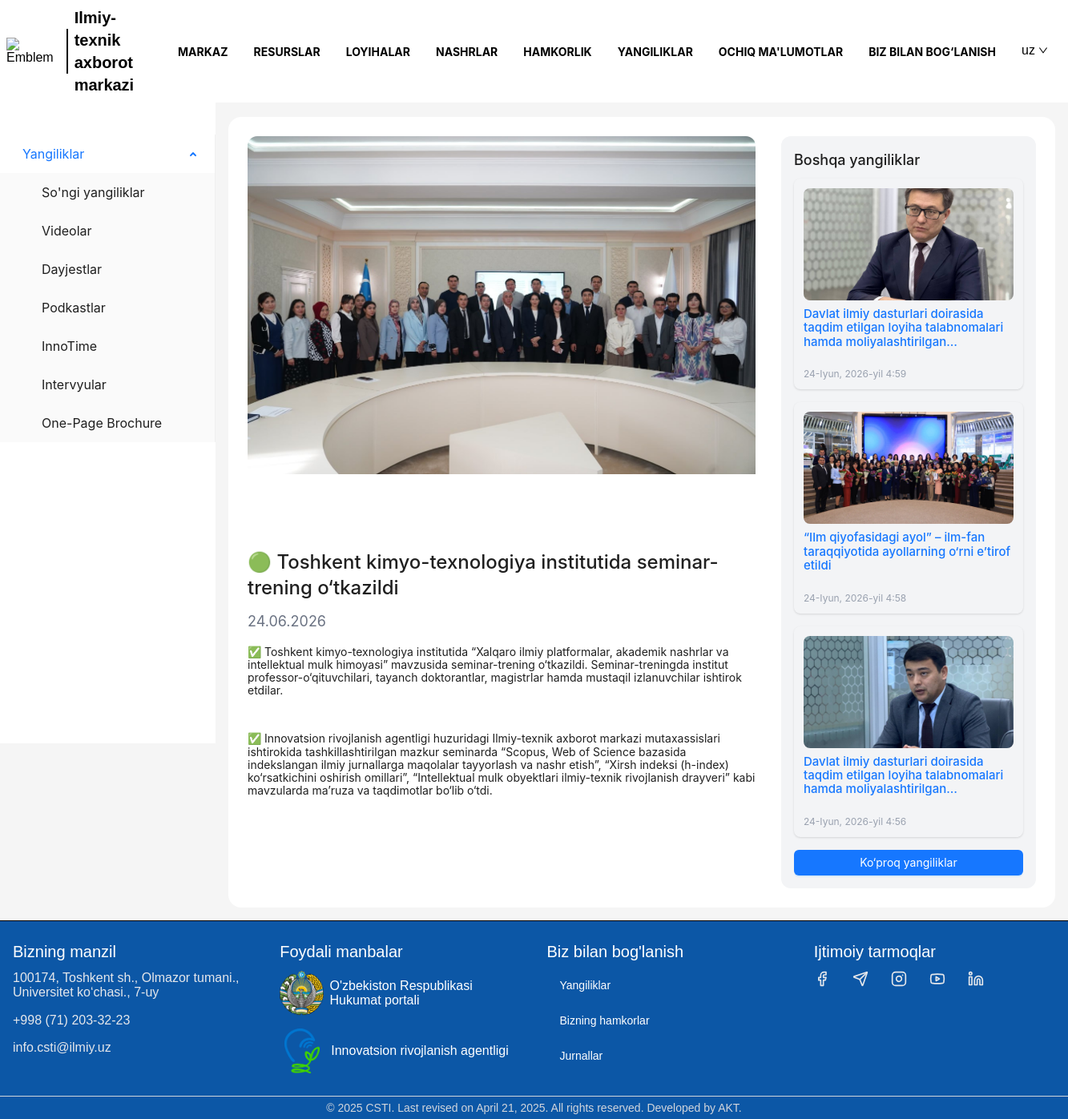
/new/6/, run on the app's committed database.
### infoNet/models.py (models this page shows, shortened)
class News(models.Model):
    title = models.CharField(max_length=255)
    content = RichTextUploadingField()
    time_creation = models.DateTimeField(auto_now_add=True)
    class Meta:
        ordering = ['-time_creation']

class NewsPhotos(models.Model):
    news_id = models.ForeignKey("News", on_delete=models.CASCADE, related_name="photos")
    photo = models.ImageField(upload_to="News/", blank=True)

### infoNet/views.py (the view)
# urls.py: path('new/<int:id>/', New.as_view(), name='new'),
class New(Base):
    model = News
    template_name = 'new.html'
    def get_context_data(self, **kwargs):
        context = super().get_context_data(**kwargs)
        context['side_list'] = context['menu']['Yangiliklar']
        context['right_side'] = News.objects.order_by('-time_creation')
        return context
    def get_queryset(self):
        query = super().get_queryset()
        return query.get(pk=int(self.kwargs['id']))

### infoNet/templatetags/app_tags.py (called while the page is built)
@register.simple_tag()
def get_contact_info():
    contact_info = {
            "Email":{"txt": "info.csti@ilmiy.uz", 'type':'email', 'link':"info.csti@ilmiy.uz"},
            "Telefon":{"txt": "+998 (71) 203-32-23", 'type':'tel', 'link':'998712033223'},
            "Manzil": {"txt": "100174, Toshkent sh., Olmazor tumani., Universitet ko‘chasi., 7-uy", 'type':None, 'link':None}
        }
    return contact_info

@register.inclusion_tag('tags/linkget.html')
def check_link(element, text, arg=None):
    return {'el':element, 'text': text, 'arg': arg}

@register.inclusion_tag('tags/picture_changer.html')
def change_photo(photo):
    return {'photos': photo}

### infoNet/views.py (called while the page is built)
    def get_context_data(self, **kwargs):
        context = super().get_context_data(**kwargs)
        context['menu'] = self.menu
        context['numbers'] = [1, 2, 4, 16]
        context['lang'] = self.request.LANGUAGE_CODE
        return context

### infoNet/templates/new.html (shortened to what this page needs)
{% extends 'full_container.html' %}
{% load i18n %}
{% load app_tags %}
{% block contain %}
<div class="p-6 bg-white rounded-2xl mt-4">
<div class="flex flex-col md:flex-row gap-8 ">
<div class="md:w-2/3">
<div class="relative w-full rounded-xl overflow-hidden group">
<div class="relative w-full h-[300px] md:h-[500px] overflow-hidden">
<div class="absolute inset-0 transition-opacity duration-500 opacity-100">
<div class="ant-image css-cdzvx5">
<img  id="newspic" alt="News image 1" class="ant-image-img w-full h-full object-cover css-cdzvx5" src="{{ content.photos.all.0.photo.url }}">
</div>
</div>
</div>
<div class="absolute bottom-4 left-1/2 -translate-x-1/2 flex gap-2 z-10">
<button class="w-2 h-2 rounded-full transition-all duration-300 bg-white w-6" aria-label="Go to image 1">
</button>
<button class="w-2 h-2 rounded-full transition-all duration-300 bg-white/50 hover:bg-white/75" aria-label="Go to image 2">
</button>
<button class="w-2 h-2 rounded-full transition-all duration-300 bg-white/50 hover:bg-white/75" aria-label="Go to image 3">
</button>
<button class="w-2 h-2 rounded-full transition-all duration-300 bg-white/50 hover:bg-white/75" aria-label="Go to image 4">
</button>
</div>
</div>
<div class="mt-4">
<h1 class="text-2xl font-bold mb-2">{{ content.title }}</h1>
<span class="text-gray-500 text-lg">{{ content.time_creation|date:"d.m.Y" }}</span>
<p class="mt-4 text-[16px] leading-7">
    {{ content.content|safe }}
</p>
</div>
</div>
<div class="md:w-1/3 bg-gray-100 p-4 rounded-xl">
<h2 class="text-lg font-semibold mb-4">{% trans "Boshqa yangiliklar" %}</h2>
{% for el in right_side %}
<a id="news-{{ forloop.counter0 }}" class="block bg-white rounded-lg p-3 mb-4 shadow-sm hover:shadow-md transition" href="{% url 'new' el.pk %}" style="display: None;">
<img src="{{ el.photos.all.first.photo.url }}" alt="Related News" class="rounded-lg w-full h-[140px] object-cover mb-2">
<h3 class="font-medium text-[15px] mb-1 line-clamp-3">{{el.title}}</h3>
<span class="text-[12px] text-gray-400 mt-1 inline-block">{{ el.time_creation }}</span>
</a>
{% endfor %}
<button id="more_info" type="button" class="ant-btn css-cdzvx5 ant-btn-primary ant-btn-color-primary ant-btn-variant-solid w-full mt-4 py-2 bg-blue-600 text-white rounded-full hover:bg-blue-700 transition">
<span>{% trans "Ko‘proq yangiliklar" %}</span>
</button>
</div>
</div>
</div>
{% endblock %}

### static/css/index-BTVXc-9r.css (style rules this page uses)
body { top:0!important }

### static/css/Home-oeFJfWW0.css (style rules this page uses)
html,body { width:100%;height:100% }
*,*:before,*:after { box-sizing:border-box }
html { font-family:sans-serif;line-height:1.15;-webkit-text-size-adjust:100%;-ms-text-size-adjust:100%;-ms-overflow-style:scrollbar;-webkit-tap-highlight-color:rgba(0,0,0,0) }
body { margin:0 }
h1,h2,h3,h4,h5,h6 { margin-top:0;margin-bottom:.5em;font-weight:500 }
p { margin-top:0;margin-bottom:1em }
img { vertical-align:middle;border-style:none }
a,area,button,[role=button],input:not([type=range]),label,select,summary,textarea { touch-action:manipulation }
input,button,select,optgroup,textarea { margin:0;color:inherit;font-size:inherit;font-family:inherit;line-height:inherit }
button,input { overflow:visible }
button,select { text-transform:none }
button,html [type=button],[type=reset],[type=submit] { -webkit-appearance:button }

### infoNet/templates/base.html (style rules this page uses)
:where(.css-cdzvx5) a { color:#1677ff;text-decoration:none;background-color:transparent;outline:none;cursor:pointer;transition:color 0.3s;-webkit-text-decoration-skip:objects; }
:where(.css-cdzvx5).ant-btn { font-family:-apple-system,BlinkMacSystemFont,'Segoe UI',Roboto,'Helvetica Neue',Arial,'Noto Sans',sans-serif,'Apple Color Emoji','Segoe UI Emoji','Segoe UI Symbol','Noto Color Emoji';font-size:14px;box-sizing:border-box; }
:where(.css-cdzvx5).ant-btn::before,:where(.css-cdzvx5).ant-btn::after { box-sizing:border-box; }
:where(.css-cdzvx5).ant-btn { outline:none;position:relative;display:inline-flex;gap:8px;align-items:center;justify-content:center;font-weight:400;white-space:nowrap;text-align:center;background-image:none;background:transparent;border:1px solid transparent;cursor:pointer;transition:all 0.2s cubic-bezier(0.645, 0.045, 0.355, 1);user-select:none;touch-action:manipulation;color:rgba(0,0,0,0.88); }
:where(.css-cdzvx5).ant-btn { font-size:14px;height:32px;padding:0px 15px;border-radius:6px; }
:where(.css-cdzvx5).ant-btn-color-primary { color:#1677ff;box-shadow:0 2px 0 rgba(5,145,255,0.1); }
:where(.css-cdzvx5).ant-btn-variant-solid { color:#fff;background:#1677ff; }
:where(.css-cdzvx5)[class^="ant-image"],:where(.css-cdzvx5)[class*=" ant-image"] { font-family:-apple-system,BlinkMacSystemFont,'Segoe UI',Roboto,'Helvetica Neue',Arial,'Noto Sans',sans-serif,'Apple Color Emoji','Segoe UI Emoji','Segoe UI Symbol','Noto Color Emoji';font-size:14px;box-sizing:border-box; }
:where(.css-cdzvx5)[class^="ant-image"]::before,:where(.css-cdzvx5)[class*=" ant-image"]::before,:where(.css-cdzvx5)[class^="ant-image"]::after,:where(.css-cdzvx5)[class*=" ant-image"]::after { box-sizing:border-box; }
:where(.css-cdzvx5)[class^="ant-image"] [class^="ant-image"],:where(.css-cdzvx5)[class*=" ant-image"] [class^="ant-image"],:where(.css-cdzvx5)[class^="ant-image"] [class*=" ant-image"],:where(.css-cdzvx5)[class*=" ant-image"] [class*=" ant-image"] { box-sizing:border-box; }
:where(.css-cdzvx5)[class^="ant-image"] [class^="ant-image"]::before,:where(.css-cdzvx5)[class*=" ant-image"] [class^="ant-image"]::before,:where(.css-cdzvx5)[class^="ant-image"] [class*=" ant-image"]::before,:where(.css-cdzvx5)[class*=" ant-image"] [class*=" ant-image"]::before,:where(.css-cdzvx5)[class^="ant-image"] [class^="ant-image"]::after,:where(.css-cdzvx5)[class*=" ant-image"] [class^="ant-image"]::after,:where(.css-cdzvx5)[class^="ant-image"] [class*=" ant-image"]::after,:where(.css-cdzvx5)[class*=" ant-image"] [class*=" ant-image"]::after { box-sizing:border-box; }
:where(.css-cdzvx5).ant-image { position:relative;display:inline-block; }
:where(.css-cdzvx5).ant-image .ant-image-img { width:100%;height:auto;vertical-align:middle; }

### data on the page
News: photos.all.0.photo (picture), title "🟢 Toshkent kimyo-texnologiya institutida seminar-trening o‘tkazildi", time_creation "24.06.2026", content "✅ Toshkent kimyo-texnologiya institutida “Xalqaro ilmiy platformalar, akademik nashrlar va intellektual mulk himoyasi” mavzusida seminar-trening o‘tkazildi. Seminar-treningda institut professor-o‘qituvchilari, tayanch doktorantlar, magistrlar hamda mustaqil izlanuvchilar ishtirok etdilar. ✅ Innovatsion rivojlanish agentligi huzuridagi Ilmiy-texnik axborot markazi mutaxassislari ishtirokida tashkillashtirilgan mazkur seminarda “Scopus, Web of Science bazasida indekslangan ilmiy jurnallarga maqolalar tayyorlash va nashr etish”, “Xirsh indeksi (h-index) ko‘rsatkichini oshirish omillari”, “Intellektual mulk obyektlari ilmiy-texnik rivojlanish drayveri” kabi mavzularda ma’ruza va taqdimotlar…"
News: photos.all.first.photo (picture), title "Davlat ilmiy dasturlari doirasida taqdim etilgan loyiha talabnomalari hamda…", time_creation "24-Iyun, 2026-yil 4:59"
News: photos.all.first.photo (picture), title "“Ilm qiyofasidagi ayol” – ilm-fan taraqqiyotida ayollarning o‘rni e’tirof etildi", time_creation "24-Iyun, 2026-yil 4:58"
News: photos.all.first.photo (picture), title "Davlat ilmiy dasturlari doirasida taqdim etilgan loyiha talabnomalari hamda…", time_creation "24-Iyun, 2026-yil 4:56"

### other printed values
{{ text }} "MARKAZ" "RESURSLAR" "Videolar" "Dayjestlar" "Podkastlar" "InnoTime" "Intervyular"
{{ text }} "LOYIHALAR" "NASHRLAR" "HAMKORLIK" "YANGILIKLAR" "OCHIQ MA'LUMOTLAR" "BIZ BILAN BOG‘LANISH" "So'ngi yangiliklar" "One-Page Brochure"
{{ lang }} "uz"
{{ side_list.title }} "Yangiliklar"
{{ our_contacts.Manzil.txt }} "100174, Toshkent sh., Olmazor tumani., Universitet ko‘chasi., 7-uy"
{{ our_contacts.Telefon.txt }} "+998 (71) 203-32-23"
{{ our_contacts.Email.txt }} "info.csti@ilmiy.uz"
